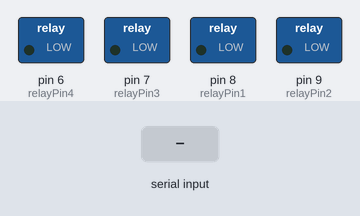
A sketch run on a simulated Arduino Uno, built with avr-gcc and run on an emulated ATmega328P. On the bench: switched loads named in the sketch (green lamp = pin HIGH). The test bench sets the inputs (shaded band). What the sketch prints to the serial monitor is not drawn.

Above: at 1.3 s.
1.4 s: "1" received over the second serial link
At 2.5 s:
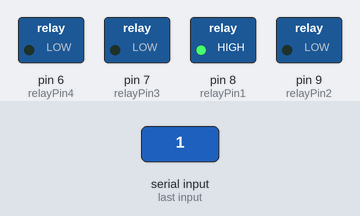
2.9 s: "3" received over the second serial link
At 3.6 s:
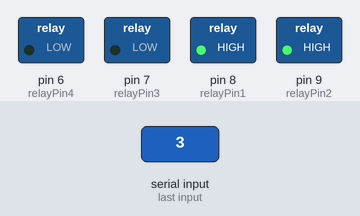
4.4 s: "0" received over the second serial link
At 4.8 s:
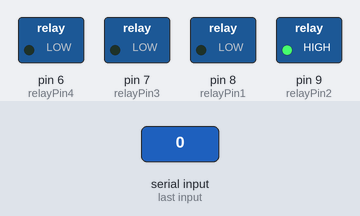
5.9 s: "5" received over the second serial link
At 7.1 s:
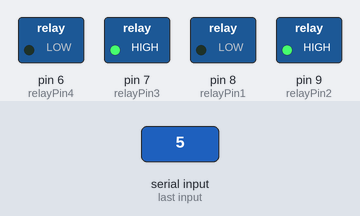
7.4 s: "7" received over the second serial link
At 8.2 s:
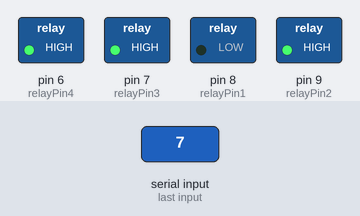
8.9 s: "2" received over the second serial link
At 9.4 s:
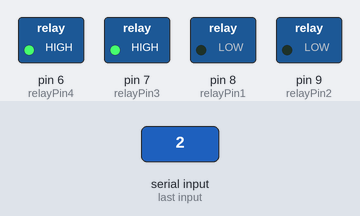
Timing chart, 0 to 11.4 s (numbered marks = the images above; inputs shaded):
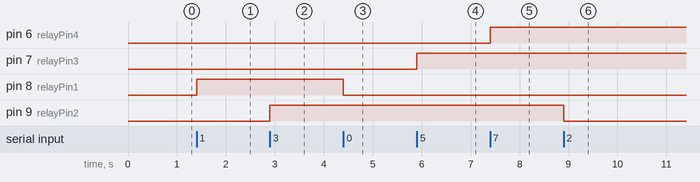

Measured:
- after the input at 1.4 s, pin 8 (relayPin1): LOW → HIGH at once
- after the input at 2.9 s, pin 9 (relayPin2): LOW → HIGH at once
- after the input at 4.4 s, pin 8 (relayPin1): HIGH → LOW at once
- after the input at 5.9 s, pin 7 (relayPin3): LOW → HIGH at once
- after the input at 7.4 s, pin 6 (relayPin4): LOW → HIGH at once
- after the input at 8.9 s, pin 9 (relayPin2): HIGH → LOW at once

The sketch:

TASK2.ino
```cpp
// Example code for Arduino Uno
#include <SoftwareSerial.h>

// Define Bluetooth module communication pins (RX, TX)
SoftwareSerial BTSerial(10, 11); // RX (Pin 10) and TX (Pin 11)

// Define relay control pins for multiple devices
int relayPin1 = 8;  // Relay 1 to control Device 1 (e.g., Lamp)
int relayPin2 = 9;  // Relay 2 to control Device 2 (e.g., Fan)
int relayPin3 = 7;  // Relay 3 to control Device 3 (e.g., Air Conditioner)
int relayPin4 = 6;  // Relay 4 to control Device 4 (e.g., Heater)

// Variables to store Bluetooth command input
char incomingCommand;
boolean isDevice1On = false;
boolean isDevice2On = false;
boolean isDevice3On = false;
boolean isDevice4On = false;

// Setup function - Initializes pins and starts Bluetooth communication
void setup() {
  // Start serial communication for debugging and monitoring
  Serial.begin(9600);
  BTSerial.begin(9600);  // Initialize Bluetooth communication

  // Set relay pins as OUTPUTs to control the devices
  pinMode(relayPin1, OUTPUT);
  pinMode(relayPin2, OUTPUT);
  pinMode(relayPin3, OUTPUT);
  pinMode(relayPin4, OUTPUT);

  // Initially, turn off all devices (set relays to LOW)
  digitalWrite(relayPin1, LOW);
  digitalWrite(relayPin2, LOW);
  digitalWrite(relayPin3, LOW);
  digitalWrite(relayPin4, LOW);

  // Output message to indicate the system is ready
  Serial.println("Home Automation System Ready. Awaiting Bluetooth Commands...");
  Serial.println("Commands: 1=Device1 ON, 0=Device1 OFF, 3=Device2 ON, 2=Device2 OFF, 5=Device3 ON, 4=Device3 OFF, 7=Device4 ON, 6=Device4 OFF");
}

// Main loop function - Continuously checks for Bluetooth commands
void loop() {
  // Check if data is available from the Bluetooth module
  if (BTSerial.available()) {
    incomingCommand = BTSerial.read();  // Read the incoming Bluetooth command

    // Display the received command for debugging purposes
    Serial.print("Received Command: ");
    Serial.println(incomingCommand);

    // Control Device 1 (e.g., Lamp)
    if (incomingCommand == '1') {
      digitalWrite(relayPin1, HIGH);  // Turn on Device 1 (Relay 1)
      isDevice1On = true;
      Serial.println("Device 1 (Lamp) is ON");
    }
    else if (incomingCommand == '0') {
      digitalWrite(relayPin1, LOW);  // Turn off Device 1 (Relay 1)
      isDevice1On = false;
      Serial.println("Device 1 (Lamp) is OFF");
    }

    // Control Device 2 (e.g., Fan)
    else if (incomingCommand == '3') {
      digitalWrite(relayPin2, HIGH);  // Turn on Device 2 (Relay 2)
      isDevice2On = true;
      Serial.println("Device 2 (Fan) is ON");
    }
    else if (incomingCommand == '2') {
      digitalWrite(relayPin2, LOW);  // Turn off Device 2 (Relay 2)
      isDevice2On = false;
      Serial.println("Device 2 (Fan) is OFF");
    }

    // Control Device 3 (e.g., Air Conditioner)
    else if (incomingCommand == '5') {
      digitalWrite(relayPin3, HIGH);  // Turn on Device 3 (Relay 3)
      isDevice3On = true;
      Serial.println("Device 3 (Air Conditioner) is ON");
    }
    else if (incomingCommand == '4') {
      digitalWrite(relayPin3, LOW);  // Turn off Device 3 (Relay 3)
      isDevice3On = false;
      Serial.println("Device 3 (Air Conditioner) is OFF");
    }

    // Control Device 4 (e.g., Heater)
    else if (incomingCommand == '7') {
      digitalWrite(relayPin4, HIGH);  // Turn on Device 4 (Relay 4)
      isDevice4On = true;
      Serial.println("Device 4 (Heater) is ON");
    }
    else if (incomingCommand == '6') {
      digitalWrite(relayPin4, LOW);  // Turn off Device 4 (Relay 4)
      isDevice4On = false;
      Serial.println("Device 4 (Heater) is OFF");
    }

    // Handle invalid commands
    else {
      Serial.println("Invalid command received. Please send a valid command.");
    }

    // Update the state of the devices (for debugging or future enhancements)
    displayDeviceStates();
  }

  // Optional: Additional logic can be added here, such as timed actions, or check for Bluetooth signal loss
}

// Function to display the current states of the devices for debugging
void displayDeviceStates() {
  Serial.print("Device 1 (Lamp) is ");
  Serial.println(isDevice1On ? "ON" : "OFF");

  Serial.print("Device 2 (Fan) is ");
  Serial.println(isDevice2On ? "ON" : "OFF");

  Serial.print("Device 3 (Air Conditioner) is ");
  Serial.println(isDevice3On ? "ON" : "OFF");

  Serial.print("Device 4 (Heater) is ");
  Serial.println(isDevice4On ? "ON" : "OFF");
}
```
